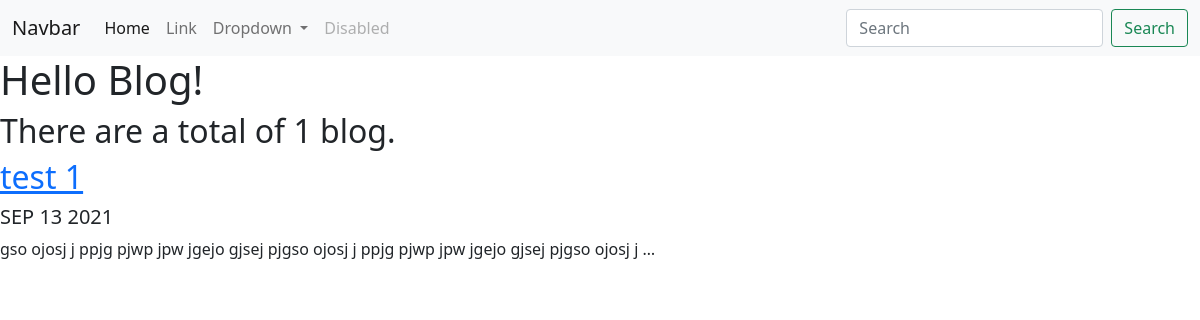
Screenshot of /blog/ with the database file from the repository.
### blog/models.py (models this page shows, shortened)
class Blog(models.Model):
    title = models.CharField(max_length=200)
    description = models.TextField(default="")
    date = models.DateField(default = timezone.now())

### blog/views.py (the view)
# urls.py: path("", views.all_blogs, name="all_blogs"),
def all_blogs(request):
    blogs_count = Blog.objects.all().count
    blogs = Blog.objects.order_by('-date')[:5]
    return render(request, "blog/all_blogs.html",
    {"blogs": blogs, "bc": blogs_count})

### blog/templates/blog/all_blogs.html
{% extends 'portfolio/base.html' %} {%block content%}
<h1>Hello Blog!</h1>
<h2>There are a total of {{bc}} blog{{bc|pluralize}}.</h2>
{% for blog in blogs%}
<a href="{% url 'blog:detail' blog.id %}"><h2>{{blog.title}}</h2></a>
<h5>{{blog.date|date:'M d Y'|upper}}</h5>
<p>{{blog.description|truncatechars:100|striptags}}</p>
{% endfor%} {%endblock%}

### rows the page displays
Blog: title "test 1", date "SEP 13 2021", description "gso ojosj j ppjg pjwp jpw jgejo gjsej pjgso ojosj j ppjg pjwp jpw jgejo gjsej pjgso ojosj j …"

### other values shown
{{ bc }} "1"
